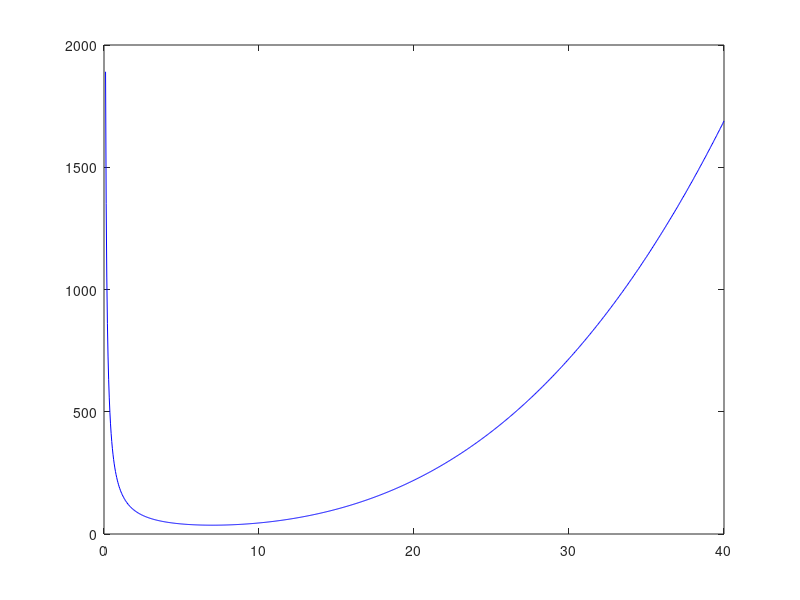

This chart was generated by the following MATLAB code: (Note: this script raises an error after producing the figure.)
clc; clear; close all;

rho = 1.225;
K = 0.0355;
C_D_0 = 0.0219;
S = 1.962;
W = 8;

v = linspace(0.1,40,1000);

C_L = 2 * W ./ (rho .* v.^2 * S);

C_D = C_D_0 + K * 100 * C_L.^2;

P_R = 1/2 * rho * S * v.^3 .* C_D; 
P_A = 553;

figure(1);

plot(v,P_R,'b-');
hold on
yline(P_A,'r--');
hold off
grid();
xlim([0,35]);
ylim([0,1500]);
title('Power Available vs. Power Required');
xlabel('Velocity (m/s)');
ylabel('Power (W)');
legend(['Power Required'],['Power Available']);








